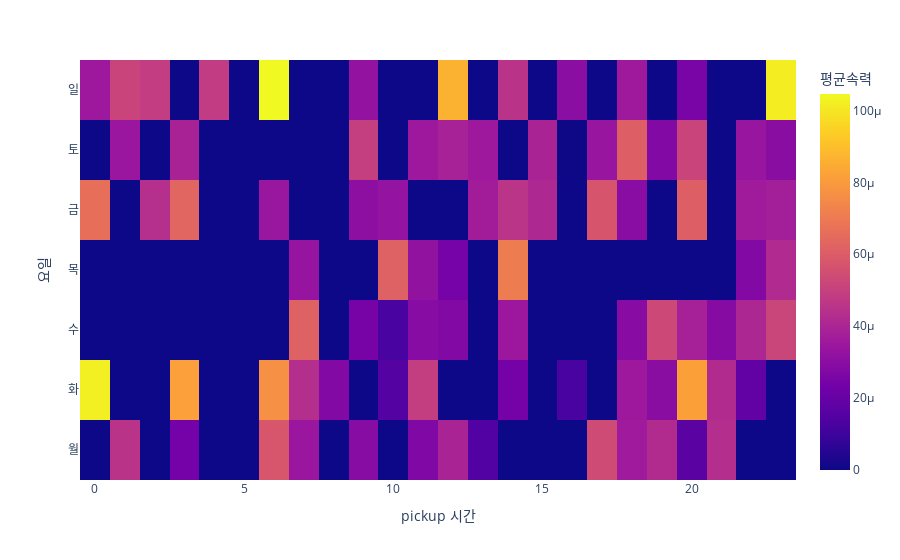

Source (notebook cell):
### Code cell
# 1-(1) 요일,시간에 따른 평균속력
tidydata2 = tidydata1.pivot_table(
    index = 'pickup_hour',
    columns = 'dayofweek',
    values = 'speed',
    aggfunc = 'mean'
).stack().reset_index().rename({0:'speed_mean'},axis=1)
fig1 = px.density_heatmap(
    data_frame=tidydata2,
    x='pickup_hour',
    y='dayofweek',
    z='speed_mean',
    category_orders={'dayofweek': ['일','토','금','목','수','화','월']},
    nbinsx=24,
    nbinsy=7,
    height=300
)

layout = {
    'xaxis':{'title':'pickup 시간'},
    'yaxis':{'title':'요일'}     
}

fig1.update_layout(layout)

fig1 = fig1.update_coloraxes(colorbar_title='평균속력')

fig1

### Figure 1 — Plotly figure (JSON) as saved in the notebook; plotly's stock layout.template omitted (floating-point values rounded to 4 significant figures)
{"data": [{"coloraxis": "coloraxis", "histfunc": "sum", "hovertemplate": "pickup_hour=%{x}<br>dayofweek=%{y}<br>sum of speed_mean=%{z}<extra></extra>", "name": "", "nbinsx": 24, "nbinsy": 7, "type": "histogram2d", "x": [0, 0, 0, 1, 1, 1, 2, 2, 3, 3, 3, 3, 4, 6, 6, 6, 6, 7, 7, 7, 7, 8, 9, 9, 9, 9, 9, 10, 10, 10, 10, 11, 11, 11, 11, 11, 12, 12, 12, 12, 12, 13, 13, 13, 14, 14, 14, 14, 14, 15, 15, 16, 16, 16, 17, 17, 17, 18, 18, 18, 18, 18, 18, 19, 19, 19, 19, 20, 20, 20, 20, 20, 20, 21, 21, 21, 22, 22, 22, 22, 22, 23, 23, 23, 23, 23], "xaxis": "x", "xbingroup": "x", "y": ["금", "일", "화", "월", "일", "토", "금", "일", "금", "월", "토", "화", "일", "금", "월", "일", "화", "목", "수", "월", "화", "화", "금", "수", "월", "일", "토", "금", "목", "수", "화", "목", "수", "월", "토", "화", "목", "수", "월", "일", "토", "금", "월", "토", "금", "목", "수", "일", "화", "금", "토", "일", "토", "화", "금", "월", "토", "금", "수", "월", "일", "토", "화", "수", "월", "토", "화", "금", "수", "월", "일", "토", "화", "수", "월", "화", "금", "목", "수", "토", "화", "금", "목", "수", "일", "토"], "yaxis": "y", "ybingroup": "y", "z": [6.646e-05, 3.514e-05, 0.0001024, 4.519e-05, 5.13e-05, 3.42e-05, 4.372e-05, 4.877e-05, 6.29e-05, 2.376e-05, 3.899e-05, 8.161e-05, 4.832e-05, 3.416e-05, 5.769e-05, 0.0001046, 7.666e-05, 3.33e-05, 6.14e-05, 3.43e-05, 4.306e-05, 2.756e-05, 3.07e-05, 2.453e-05, 2.909e-05, 3.223e-05, 4.937e-05, 3.269e-05, 6.135e-05, 1.241e-05, 1.537e-05, 3.214e-05, 2.89e-05, 2.71e-05, 3.528e-05, 4.903e-05, 2.446e-05, 2.756e-05, 3.93e-05, 8.639e-05, 3.871e-05, 3.679e-05, 1.49e-05, 3.518e-05, 4.534e-05, 7.061e-05, 3.499e-05, 4.52e-05, 2.39e-05, 4.102e-05, 3.939e-05, 3.013e-05, 1.785e-07, 1.23e-05, 5.751e-05, 5.376e-05, 3.385e-05, 2.97e-05, 2.928e-05, 3.598e-05, 3.559e-05, 6.097e-05, 3.538e-05, 5.272e-05, 4.23e-05, 2.762e-05, 2.983e-05, 6.097e-05, 3.833e-05, 1.714e-05, 2.544e-05, 5.124e-05, 8.162e-05, 2.871e-05, 4.319e-05, 4.208e-05, 3.64e-05, 2.753e-05, 4.052e-05, 3.387e-05, 1.9e-05, 3.736e-05, 4.19e-05, 5.175e-05, 0.0001015, 2.98e-05]}], "layout": {"autosize": true, "coloraxis": {"colorbar": {"title": {"text": "평균속력"}}, "colorscale": [[0, "#0d0887"], [0.1111, "#46039f"], [0.2222, "#7201a8"], [0.3333, "#9c179e"], [0.4444, "#bd3786"], [0.5556, "#d8576b"], [0.6667, "#ed7953"], [0.7778, "#fb9f3a"], [0.8889, "#fdca26"], [1, "#f0f921"]]}, "legend": {"tracegroupgap": 0}, "margin": {"t": 60}, "xaxis": {"anchor": "y", "autorange": true, "domain": [0, 1], "range": [-0.5, 23.5], "title": {"text": "pickup 시간"}, "type": "linear"}, "yaxis": {"anchor": "x", "autorange": true, "categoryarray": ["월", "화", "수", "목", "금", "토", "일"], "categoryorder": "array", "domain": [0, 1], "range": [-0.5, 6.5], "title": {"text": "요일"}, "type": "category"}}}
